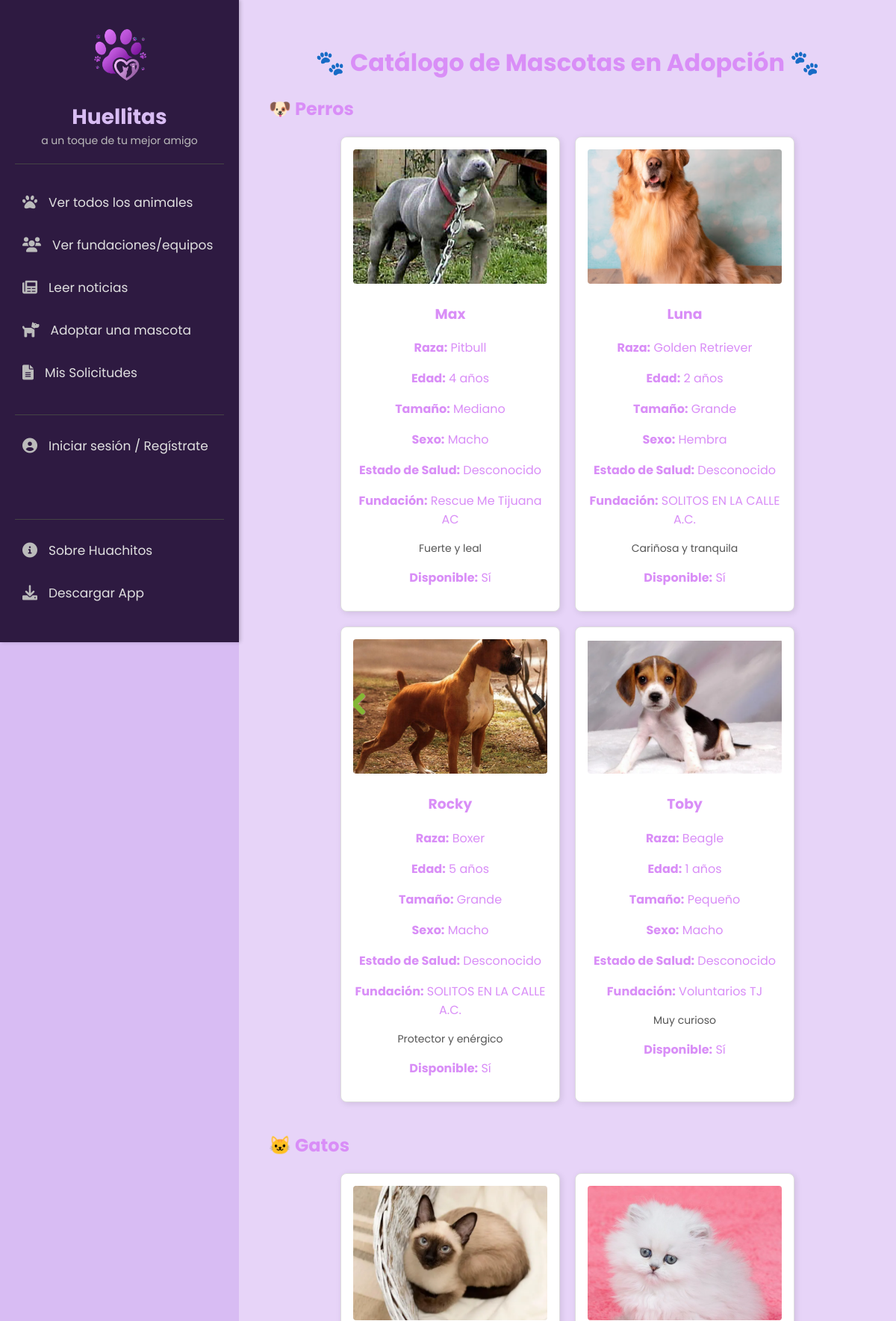
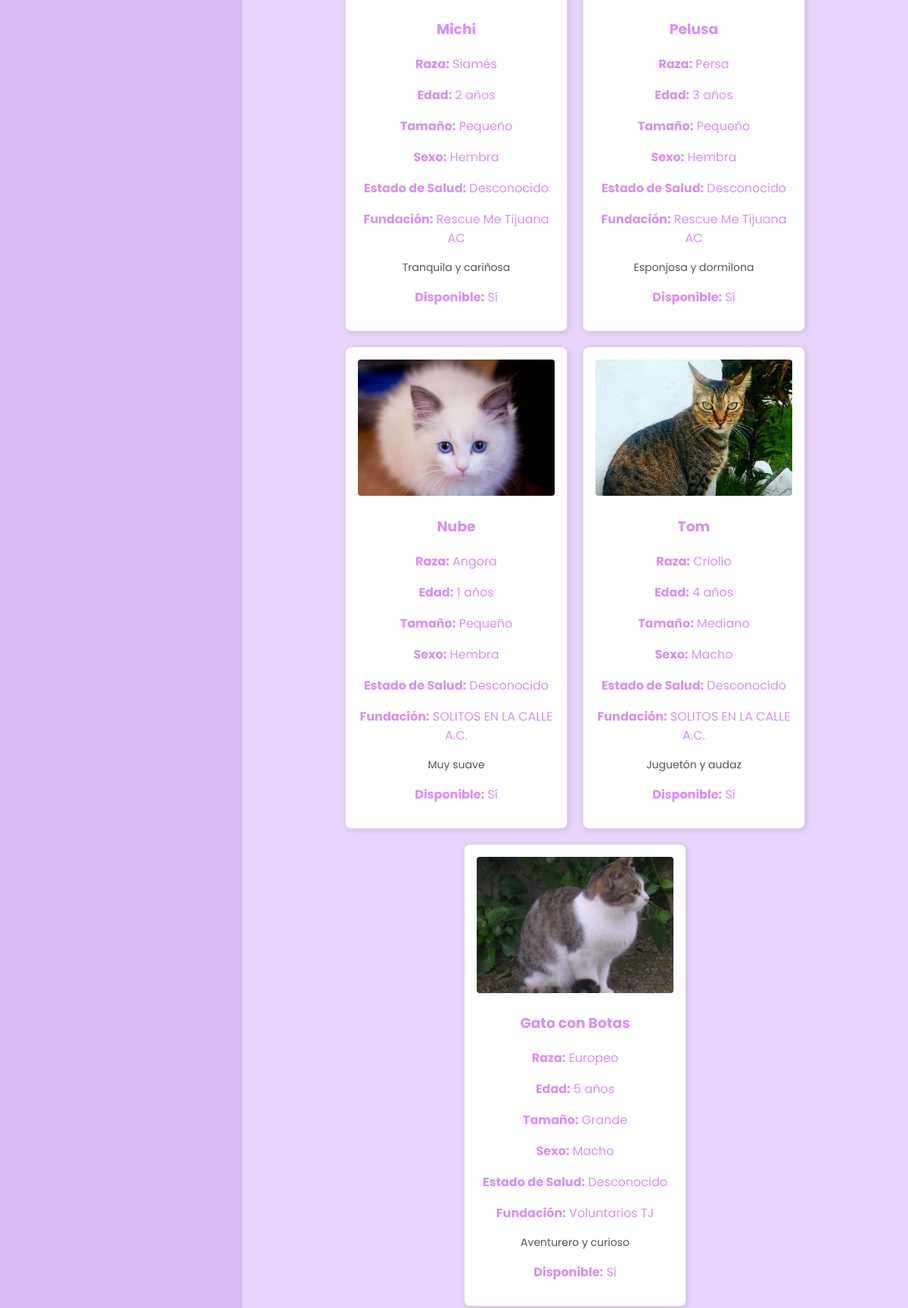
Screenshot of /catalogo/ (upper part) with the database file from the repository (2 pictures, top to bottom).
### api/models.py (models this page shows, shortened)
class Mascota(models.Model):
    TIPO_CHOICES = [('perro','Perro'),('gato','Gato')]
    nombre       = models.CharField(max_length=100)
    tipo         = models.CharField(max_length=10, choices=TIPO_CHOICES)
    raza         = models.CharField(max_length=100)
    edad         = models.IntegerField()
    tamano       = models.CharField(max_length=50)
    sexo         = models.CharField(max_length=10)
    descripcion  = models.TextField()
    foto_url     = models.URLField()
    disponible   = models.BooleanField(default=True)
    centro       = models.ForeignKey(CentroAdopcion, on_delete=models.CASCADE)
    estado_salud = models.CharField(max_length=100, default='Desconocido')

class CentroAdopcion(models.Model):
    nombre         = models.CharField(max_length=100)
    direccion      = models.TextField()
    telefono       = models.CharField(max_length=20)
    correo         = models.EmailField()
    horario        = models.CharField(max_length=100)
    ubicacion_mapa = models.URLField()
    logo           = models.ImageField(upload_to='fundaciones/', blank=True, null=True)  # ← Este campo

### api/views.py (the view)
# urls.py: path('catalogo/', catalogo_view, name='catalogo'),
def catalogo_view(request):
    perros = Mascota.objects.filter(tipo='perro', disponible=True)
    gatos  = Mascota.objects.filter(tipo='gato', disponible=True)
    return render(request, 'adopcion_perros/catalogo.html', {
        'perros': perros,
        'gatos':  gatos,
    })

### api/templates/adopcion_perros/catalogo.html
{% extends 'adopcion_perros/base.html' %}
{% load static %}
{% block content %}
  <h1 style="text-align:center; margin:20px 0;">🐾 Catálogo de Mascotas en Adopción 🐾</h1>
  <h2>🐶 Perros</h2>
  <div class="catalogo-container" style="display:flex; flex-wrap:wrap; gap:20px; justify-content:center;">
    {% for perro in perros %}
      <div class="card" style="width:260px; padding:16px; border:1px solid #ddd; border-radius:8px; text-align:center; background:#fff; box-shadow:2px 2px 8px rgba(0,0,0,0.1);">
        {% if perro.foto %}
          <img src="{{ perro.foto.url }}" alt="{{ perro.nombre }}" style="width:100%; height:180px; object-fit:cover; border-radius:4px;">
        {% elif perro.foto_url %}
          <img src="{{ perro.foto_url }}" alt="{{ perro.nombre }}" style="width:100%; height:180px; object-fit:cover; border-radius:4px;">
        {% else %}
          <img src="{% static 'adopcion_perros/img/mascotas-placeholder.png' %}" alt="Sin imagen" style="width:100%; height:180px; object-fit:cover; border-radius:4px;">
        {% endif %}
        <h3>{{ perro.nombre }}</h3>
        <p><strong>Raza:</strong> {{ perro.raza }}</p>
        <p><strong>Edad:</strong> {{ perro.edad }} años</p>
        <p><strong>Tamaño:</strong> {{ perro.tamano }}</p>
        <p><strong>Sexo:</strong> {{ perro.sexo }}</p>
        <p><strong>Estado de Salud:</strong> {{ perro.estado_salud }}</p>
        <p><strong>Fundación:</strong> {{ perro.centro.nombre }}</p>
        {% if perro.descripcion %}
          <p style="font-size:14px; color:#555;">{{ perro.descripcion }}</p>
        {% endif %}
        <p><strong>Disponible:</strong> {{ perro.disponible|yesno:"Sí, No" }}</p>
      </div>
    {% empty %}
      <p>No hay perros disponibles.</p>
    {% endfor %}
  </div>
  <h2 style="margin-top:40px;">🐱 Gatos</h2>
  <div class="catalogo-container" style="display:flex; flex-wrap:wrap; gap:20px; justify-content:center;">
    {% for gato in gatos %}
      <div class="card" style="width:260px; padding:16px; border:1px solid #ddd; border-radius:8px; text-align:center; background:#fff; box-shadow:2px 2px 8px rgba(0,0,0,0.1);">
        {% if gato.foto %}
          <img src="{{ gato.foto.url }}" alt="{{ gato.nombre }}" style="width:100%; height:180px; object-fit:cover; border-radius:4px;">
        {% elif gato.foto_url %}
          <img src="{{ gato.foto_url }}" alt="{{ gato.nombre }}" style="width:100%; height:180px; object-fit:cover; border-radius:4px;">
        {% else %}
          <img src="{% static 'adopcion_perros/img/mascotas-placeholder.png' %}" alt="Sin imagen" style="width:100%; height:180px; object-fit:cover; border-radius:4px;">
        {% endif %}
        <h3>{{ gato.nombre }}</h3>
        <p><strong>Raza:</strong> {{ gato.raza }}</p>
        <p><strong>Edad:</strong> {{ gato.edad }} años</p>
        <p><strong>Tamaño:</strong> {{ gato.tamano }}</p>
        <p><strong>Sexo:</strong> {{ gato.sexo }}</p>
        <p><strong>Estado de Salud:</strong> {{ gato.estado_salud }}</p>
        <p><strong>Fundación:</strong> {{ gato.centro.nombre }}</p>
        {% if gato.descripcion %}
          <p style="font-size:14px; color:#555;">{{ gato.descripcion }}</p>
        {% endif %}
        <p><strong>Disponible:</strong> {{ gato.disponible|yesno:"Sí, No" }}</p>
      </div>
    {% empty %}
      <p>No hay gatos disponibles.</p>
    {% endfor %}
  </div>
{% endblock %}

### api/static/adopcion_perros/CSS/style.css (style rules this page uses)
body { font-family: 'Poppins', sans-serif; margin: 0; padding: 0; background-color: #d8bcf3; color: #d98ef7; display: flex; justify-content: center; min-height: 100vh; }

### rows the page displays
Mascota: foto_url (picture), nombre "Max", raza "Pitbull", edad "4", tamano "Mediano", sexo "Macho", estado_salud "Desconocido", centro.nombre "Rescue Me Tijuana AC", descripcion "Fuerte y leal", disponible "Sí"
Mascota: foto_url (picture), nombre "Luna", raza "Golden Retriever", edad "2", tamano "Grande", sexo "Hembra", estado_salud "Desconocido", centro.nombre "SOLITOS EN LA CALLE A.C.", descripcion "Cariñosa y tranquila", disponible "Sí"
Mascota: foto_url (picture), nombre "Rocky", raza "Boxer", edad "5", tamano "Grande", sexo "Macho", estado_salud "Desconocido", centro.nombre "SOLITOS EN LA CALLE A.C.", descripcion "Protector y enérgico", disponible "Sí"
Mascota: foto_url (picture), nombre "Toby", raza "Beagle", edad "1", tamano "Pequeño", sexo "Macho", estado_salud "Desconocido", centro.nombre "Voluntarios TJ", descripcion "Muy curioso", disponible "Sí"
Mascota: foto_url (picture), nombre "Michi", raza "Siamés", edad "2", tamano "Pequeño", sexo "Hembra", estado_salud "Desconocido", centro.nombre "Rescue Me Tijuana AC", descripcion "Tranquila y cariñosa", disponible "Sí"
Mascota: foto_url (picture), nombre "Pelusa", raza "Persa", edad "3", tamano "Pequeño", sexo "Hembra", estado_salud "Desconocido", centro.nombre "Rescue Me Tijuana AC", descripcion "Esponjosa y dormilona", disponible "Sí"
Mascota: foto_url (picture), nombre "Nube", raza "Angora", edad "1", tamano "Pequeño", sexo "Hembra", estado_salud "Desconocido", centro.nombre "SOLITOS EN LA CALLE A.C.", descripcion "Muy suave", disponible "Sí"
Mascota: foto_url (picture), nombre "Tom", raza "Criollo", edad "4", tamano "Mediano", sexo "Macho", estado_salud "Desconocido", centro.nombre "SOLITOS EN LA CALLE A.C.", descripcion "Juguetón y audaz", disponible "Sí"
Mascota: foto_url (picture), nombre "Gato con Botas", raza "Europeo", edad "5", tamano "Grande", sexo "Macho", estado_salud "Desconocido", centro.nombre "Voluntarios TJ", descripcion "Aventurero y curioso", disponible "Sí"
